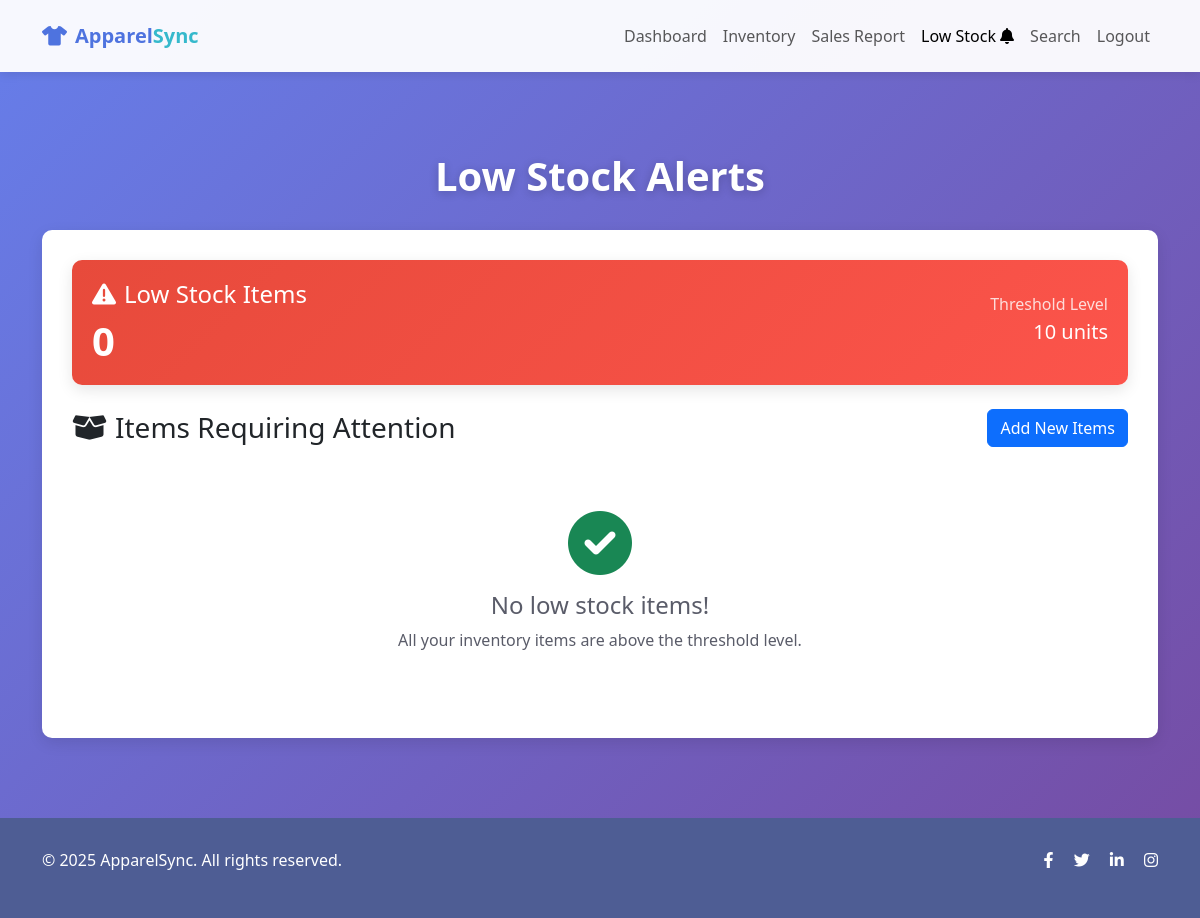
Page /dashboard/low_stock (signed in) on the earlier database version.
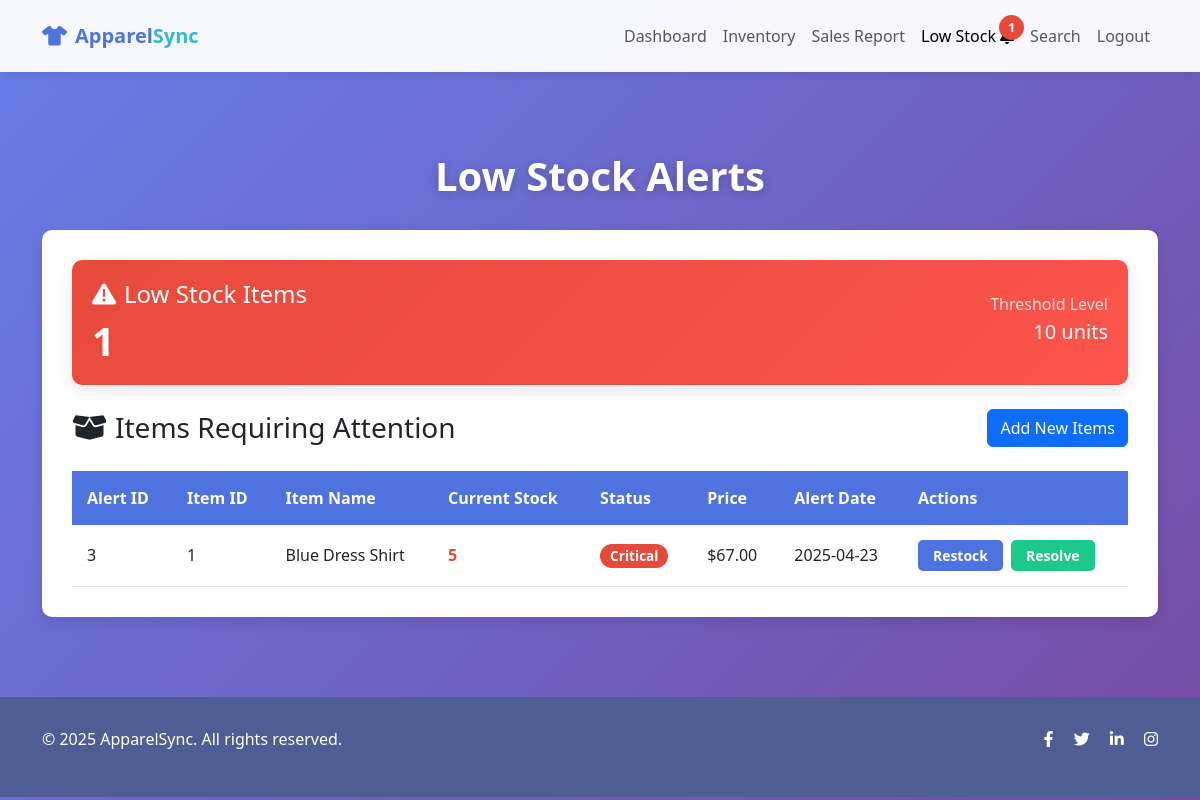
Same page on the later database version.
### models.py (models this page shows)
class LowStock(db.Model):
    id = db.Column(db.Integer, primary_key=True)
    item_id = db.Column(db.Integer, db.ForeignKey('inventory_item.id'), nullable=False)
    threshold = db.Column(db.Integer, nullable=False, default=10)
    alert_date = db.Column(db.DateTime, nullable=False, default=datetime.utcnow)
    resolved = db.Column(db.Boolean, default=False)

class InventoryItem(db.Model):
    id = db.Column(db.Integer, primary_key=True)
    item_name = db.Column(db.String(100), nullable=False)
    quantity = db.Column(db.Integer, nullable=False)
    price = db.Column(db.Float, nullable=False)
    discount = db.Column(db.Float, default=0.0)
    sales = db.relationship('Sale', backref='item', lazy=True)
    low_stock_alerts = db.relationship('LowStock', backref='item', lazy=True)

### routes.py (the view)
@app.route('/dashboard/low_stock', methods=['GET'])
@login_required
def low_stock():
    low_stock_alerts = LowStock.query.filter_by(resolved=False).all()
    threshold = 10  # Default threshold
    low_inventory = InventoryItem.query.filter(InventoryItem.quantity < threshold).all()
    alerted_item_ids = {alert.item_id for alert in low_stock_alerts}
    for item in low_inventory:
        if item.id not in alerted_item_ids:
            new_alert = LowStock(item_id=item.id, threshold=threshold)
            db.session.add(new_alert)
            alerted_item_ids.add(item.id)
    if alerted_item_ids:
        db.session.commit()
        low_stock_alerts = LowStock.query.filter_by(resolved=False).all()
    return render_template('low_stock.html', alerts=low_stock_alerts)

### app.py (called while the page is built)
@login_manager.user_loader
def load_user(user_id):
    return User.query.get(int(user_id))

### templates/low_stock.html (shortened to what the changed rows need)
<!DOCTYPE html>
<html lang="en">
<head>
    <link href="https://cdn.jsdelivr.net/npm/bootstrap@5.3.0-alpha1/dist/css/bootstrap.min.css" rel="stylesheet">
    <link rel="stylesheet" href="https://cdnjs.cloudflare.com/ajax/libs/font-awesome/6.0.0/css/all.min.css">
</head>
<body>
    <nav class="navbar navbar-expand-lg navbar-light py-3">
        <div class="container">
            <div class="collapse navbar-collapse" id="navbarNav">
                <ul class="navbar-nav ms-auto">
                    <li class="nav-item">
                        <a class="nav-link active" href="{{ url_for('low_stock') }}">
                            Low Stock
                            {% if alerts %}
                            <span class="position-relative">
                                <span class="alert-count">{{ alerts|length }}</span>
                            </span>
                            {% else %}
                            <i class="fas fa-bell"></i>
                            {% endif %}
                        </a>
                    </li>
                </ul>
            </div>
        </div>
    </nav>
    <section class="content-section">
        <div class="container">
            <h1 class="page-title">Low Stock Alerts</h1>
            <div class="report-card">
                <div class="stats-card mb-4">
                    <div class="row align-items-center">
                        <div class="col-md-6">
                            <h4 class="mb-2"><i class="fas fa-exclamation-triangle me-2"></i>Low Stock Items</h4>
                            <h2>{{ alerts|length }}</h2>
                        </div>
                    </div>
                </div>
                <div class="table-responsive">
                    {% if alerts %}
                        <table class="inventory-table">
                            <thead>
                                <tr>
                                    <th>Alert ID</th>
                                    <th>Item ID</th>
                                    <th>Item Name</th>
                                    <th>Current Stock</th>
                                    <th>Status</th>
                                    <th>Price</th>
                                    <th>Alert Date</th>
                                    <th>Actions</th>
                                </tr>
                            </thead>
                            <tbody>
                                {% for alert in alerts %}
                                <tr>
                                    <td>{{ alert.id }}</td>
                                    <td>{{ alert.item_id }}</td>
                                    <td>{{ alert.item.item_name }}</td>
                                    <td>
                                        {% if alert.item.quantity <= 5 %}
                                            <span class="critical-level">{{ alert.item.quantity }}</span>
                                        {% else %}
                                            <span class="warning-level">{{ alert.item.quantity }}</span>
                                        {% endif %}
                                    </td>
                                    <td>
                                        {% if alert.item.quantity <= 5 %}
                                            <span class="badge badge-stock badge-low">Critical</span>
                                        {% else %}
                                            <span class="badge badge-stock badge-medium">Low</span>
                                        {% endif %}
                                    </td>
                                    <td>${{ "%.2f"|format(alert.item.price) }}</td>
                                    <td>{{ alert.alert_date.strftime('%Y-%m-%d') }}</td>
                                    <td class="d-flex gap-2">
                                        <a href="{{ url_for('update_item_record') }}?id={{ alert.item_id }}" class="btn action-btn btn-restock">Restock</a>
                                        <form action="{{ url_for('resolve_low_stock') }}" method="post">
                                            <button type="submit" class="btn action-btn btn-resolve">Resolve</button>
                                        </form>
                                    </td>
                                </tr>
                                {% endfor %}
                            </tbody>
                        </table>
                    {% else %}
                        <div class="no-items">
                            <i class="fas fa-check-circle fa-4x mb-3 text-success"></i>
                            <h4>No low stock items!</h4>
                            <p>All your inventory items are above the threshold level.</p>
                        </div>
                    {% endif %}
                </div>
            </div>
        </div>
    </section>
</body>
</html>

Differences in the rows shown:
added LowStock: id "3", item_id "1", item.item_name "Blue Dress Shirt", item.quantity "5", alert_date "2025-04-23"
now on this page (row edited): InventoryItem: item.price "67.00"
Other differences:
{{ alerts|length }}: (not shown) → "1"
{{ alerts|length }}: "0" → "1"
text no longer shown: "No low stock items! All your inventory items are above the threshold level."
text now shown: "Alert ID Item ID Item Name Current Stock Status Price Alert Date Actions"
